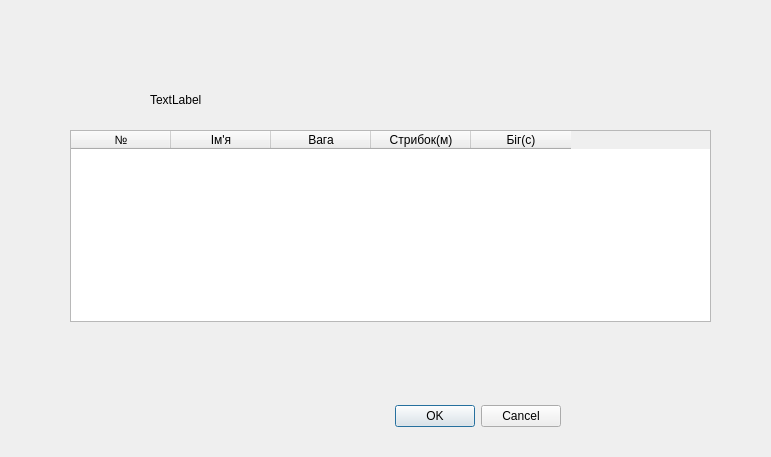
<?xml version="1.0" encoding="UTF-8"?>
<ui version="4.0">
 <class>TableCriterium</class>
 <widget class="QDialog" name="TableCriterium">
  <property name="geometry">
   <rect>
    <x>0</x>
    <y>0</y>
    <width>771</width>
    <height>457</height>
   </rect>
  </property>
  <property name="windowTitle">
   <string>Dialog</string>
  </property>
  <widget class="QDialogButtonBox" name="buttonBox">
   <property name="geometry">
    <rect>
     <x>220</x>
     <y>400</y>
     <width>341</width>
     <height>32</height>
    </rect>
   </property>
   <property name="orientation">
    <enum>Qt::Orientation::Horizontal</enum>
   </property>
   <property name="standardButtons">
    <set>QDialogButtonBox::StandardButton::Cancel|QDialogButtonBox::StandardButton::Ok</set>
   </property>
  </widget>
  <widget class="QTableWidget" name="tableWidget">
   <property name="geometry">
    <rect>
     <x>70</x>
     <y>130</y>
     <width>641</width>
     <height>192</height>
    </rect>
   </property>
   <column>
    <property name="text">
     <string>№</string>
    </property>
   </column>
   <column>
    <property name="text">
     <string>Ім'я</string>
    </property>
   </column>
   <column>
    <property name="text">
     <string>Вага</string>
    </property>
   </column>
   <column>
    <property name="text">
     <string>Стрибок(м)</string>
    </property>
   </column>
   <column>
    <property name="text">
     <string>Біг(с)</string>
    </property>
   </column>
  </widget>
  <widget class="QLabel" name="label">
   <property name="geometry">
    <rect>
     <x>150</x>
     <y>90</y>
     <width>431</width>
     <height>20</height>
    </rect>
   </property>
   <property name="text">
    <string>TextLabel</string>
   </property>
  </widget>
 </widget>
 <resources/>
 <connections>
  <connection>
   <sender>buttonBox</sender>
   <signal>accepted()</signal>
   <receiver>TableCriterium</receiver>
   <slot>accept()</slot>
   <hints>
    <hint type="sourcelabel">
     <x>248</x>
     <y>254</y>
    </hint>
    <hint type="destinationlabel">
     <x>157</x>
     <y>274</y>
    </hint>
   </hints>
  </connection>
  <connection>
   <sender>buttonBox</sender>
   <signal>rejected()</signal>
   <receiver>TableCriterium</receiver>
   <slot>reject()</slot>
   <hints>
    <hint type="sourcelabel">
     <x>316</x>
     <y>260</y>
    </hint>
    <hint type="destinationlabel">
     <x>286</x>
     <y>274</y>
    </hint>
   </hints>
  </connection>
 </connections>
</ui>
